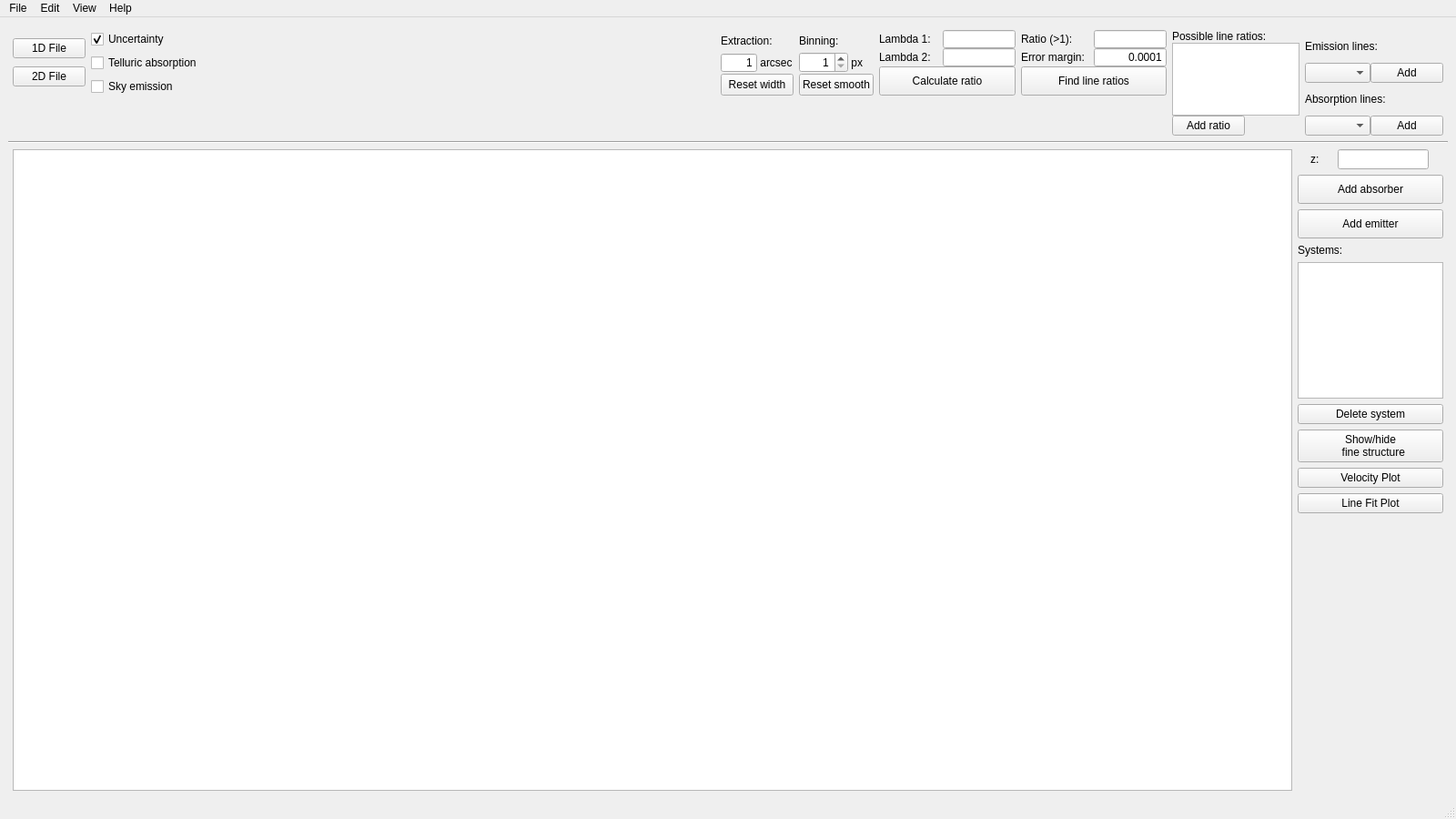
<?xml version="1.0" encoding="UTF-8"?>
<ui version="4.0">
 <class>MainWindow</class>
 <widget class="QMainWindow" name="MainWindow">
  <property name="geometry">
   <rect>
    <x>0</x>
    <y>0</y>
    <width>1600</width>
    <height>900</height>
   </rect>
  </property>
  <property name="windowTitle">
   <string>zHunter</string>
  </property>
  <widget class="QWidget" name="centralwidget">
   <property name="minimumSize">
    <size>
     <width>1300</width>
     <height>380</height>
    </size>
   </property>
   <layout class="QVBoxLayout" name="verticalLayout_11">
    <item>
     <layout class="QGridLayout" name="gridLayout_3">
      <property name="leftMargin">
       <number>5</number>
      </property>
      <property name="topMargin">
       <number>5</number>
      </property>
      <property name="rightMargin">
       <number>5</number>
      </property>
      <item row="0" column="5">
       <layout class="QVBoxLayout" name="verticalLayout_2">
        <property name="spacing">
         <number>0</number>
        </property>
        <item>
         <layout class="QHBoxLayout" name="horizontalLayout_6">
          <item>
           <widget class="QLabel" name="label_wvlg_1">
            <property name="sizePolicy">
             <sizepolicy hsizetype="Fixed" vsizetype="Preferred">
              <horstretch>0</horstretch>
              <verstretch>0</verstretch>
             </sizepolicy>
            </property>
            <property name="minimumSize">
             <size>
              <width>70</width>
              <height>20</height>
             </size>
            </property>
            <property name="maximumSize">
             <size>
              <width>70</width>
              <height>30</height>
             </size>
            </property>
            <property name="text">
             <string>Lambda 1:</string>
            </property>
           </widget>
          </item>
          <item>
           <widget class="QLineEdit" name="txb_wvlg1">
            <property name="sizePolicy">
             <sizepolicy hsizetype="Fixed" vsizetype="Preferred">
              <horstretch>0</horstretch>
              <verstretch>0</verstretch>
             </sizepolicy>
            </property>
            <property name="minimumSize">
             <size>
              <width>80</width>
              <height>20</height>
             </size>
            </property>
            <property name="maximumSize">
             <size>
              <width>80</width>
              <height>20</height>
             </size>
            </property>
            <property name="text">
             <string/>
            </property>
            <property name="alignment">
             <set>Qt::AlignLeading|Qt::AlignLeft|Qt::AlignVCenter</set>
            </property>
           </widget>
          </item>
         </layout>
        </item>
        <item>
         <layout class="QHBoxLayout" name="horizontalLayout_8">
          <item>
           <widget class="QLabel" name="label_wvlg_2">
            <property name="sizePolicy">
             <sizepolicy hsizetype="Fixed" vsizetype="Preferred">
              <horstretch>0</horstretch>
              <verstretch>0</verstretch>
             </sizepolicy>
            </property>
            <property name="minimumSize">
             <size>
              <width>70</width>
              <height>20</height>
             </size>
            </property>
            <property name="maximumSize">
             <size>
              <width>70</width>
              <height>30</height>
             </size>
            </property>
            <property name="text">
             <string>Lambda 2:</string>
            </property>
           </widget>
          </item>
          <item>
           <widget class="QLineEdit" name="txb_wvlg2">
            <property name="enabled">
             <bool>true</bool>
            </property>
            <property name="sizePolicy">
             <sizepolicy hsizetype="Fixed" vsizetype="Preferred">
              <horstretch>0</horstretch>
              <verstretch>0</verstretch>
             </sizepolicy>
            </property>
            <property name="minimumSize">
             <size>
              <width>80</width>
              <height>20</height>
             </size>
            </property>
            <property name="maximumSize">
             <size>
              <width>80</width>
              <height>20</height>
             </size>
            </property>
            <property name="text">
             <string/>
            </property>
           </widget>
          </item>
         </layout>
        </item>
        <item>
         <widget class="QPushButton" name="ratio_btn">
          <property name="sizePolicy">
           <sizepolicy hsizetype="Fixed" vsizetype="Fixed">
            <horstretch>0</horstretch>
            <verstretch>0</verstretch>
           </sizepolicy>
          </property>
          <property name="minimumSize">
           <size>
            <width>0</width>
            <height>0</height>
           </size>
          </property>
          <property name="maximumSize">
           <size>
            <width>200</width>
            <height>32</height>
           </size>
          </property>
          <property name="cursor">
           <cursorShape>PointingHandCursor</cursorShape>
          </property>
          <property name="text">
           <string>Calculate ratio</string>
          </property>
         </widget>
        </item>
       </layout>
      </item>
      <item row="0" column="7" rowspan="2">
       <layout class="QVBoxLayout" name="verticalLayout_8">
        <property name="spacing">
         <number>0</number>
        </property>
        <property name="sizeConstraint">
         <enum>QLayout::SetFixedSize</enum>
        </property>
        <item>
         <widget class="QLabel" name="label_poss_ratio">
          <property name="sizePolicy">
           <sizepolicy hsizetype="Fixed" vsizetype="Preferred">
            <horstretch>0</horstretch>
            <verstretch>0</verstretch>
           </sizepolicy>
          </property>
          <property name="text">
           <string>Possible line ratios:</string>
          </property>
         </widget>
        </item>
        <item>
         <widget class="QListWidget" name="ratio_name_list">
          <property name="sizePolicy">
           <sizepolicy hsizetype="Fixed" vsizetype="Fixed">
            <horstretch>0</horstretch>
            <verstretch>0</verstretch>
           </sizepolicy>
          </property>
          <property name="minimumSize">
           <size>
            <width>140</width>
            <height>20</height>
           </size>
          </property>
          <property name="maximumSize">
           <size>
            <width>140</width>
            <height>80</height>
           </size>
          </property>
         </widget>
        </item>
        <item>
         <widget class="QPushButton" name="add_ratio_btn">
          <property name="sizePolicy">
           <sizepolicy hsizetype="Fixed" vsizetype="Fixed">
            <horstretch>0</horstretch>
            <verstretch>0</verstretch>
           </sizepolicy>
          </property>
          <property name="maximumSize">
           <size>
            <width>16777215</width>
            <height>32</height>
           </size>
          </property>
          <property name="cursor">
           <cursorShape>PointingHandCursor</cursorShape>
          </property>
          <property name="text">
           <string>Add ratio</string>
          </property>
         </widget>
        </item>
       </layout>
      </item>
      <item row="0" column="6">
       <layout class="QVBoxLayout" name="verticalLayout">
        <property name="spacing">
         <number>0</number>
        </property>
        <item>
         <layout class="QHBoxLayout" name="horizontalLayout_5">
          <item>
           <widget class="QLabel" name="label_ratio">
            <property name="sizePolicy">
             <sizepolicy hsizetype="Fixed" vsizetype="Preferred">
              <horstretch>0</horstretch>
              <verstretch>0</verstretch>
             </sizepolicy>
            </property>
            <property name="minimumSize">
             <size>
              <width>80</width>
              <height>20</height>
             </size>
            </property>
            <property name="maximumSize">
             <size>
              <width>80</width>
              <height>30</height>
             </size>
            </property>
            <property name="text">
             <string>Ratio (&gt;1):</string>
            </property>
           </widget>
          </item>
          <item>
           <widget class="QLineEdit" name="txb_ratio">
            <property name="enabled">
             <bool>true</bool>
            </property>
            <property name="sizePolicy">
             <sizepolicy hsizetype="Minimum" vsizetype="Fixed">
              <horstretch>0</horstretch>
              <verstretch>0</verstretch>
             </sizepolicy>
            </property>
            <property name="minimumSize">
             <size>
              <width>80</width>
              <height>20</height>
             </size>
            </property>
            <property name="maximumSize">
             <size>
              <width>80</width>
              <height>20</height>
             </size>
            </property>
            <property name="text">
             <string/>
            </property>
            <property name="frame">
             <bool>true</bool>
            </property>
            <property name="cursorPosition">
             <number>0</number>
            </property>
            <property name="alignment">
             <set>Qt::AlignRight|Qt::AlignTrailing|Qt::AlignVCenter</set>
            </property>
            <property name="readOnly">
             <bool>false</bool>
            </property>
            <property name="placeholderText">
             <string/>
            </property>
            <property name="clearButtonEnabled">
             <bool>false</bool>
            </property>
           </widget>
          </item>
         </layout>
        </item>
        <item>
         <layout class="QHBoxLayout" name="horizontalLayout_7">
          <item>
           <widget class="QLabel" name="label">
            <property name="sizePolicy">
             <sizepolicy hsizetype="Fixed" vsizetype="Preferred">
              <horstretch>0</horstretch>
              <verstretch>0</verstretch>
             </sizepolicy>
            </property>
            <property name="minimumSize">
             <size>
              <width>80</width>
              <height>20</height>
             </size>
            </property>
            <property name="maximumSize">
             <size>
              <width>80</width>
              <height>30</height>
             </size>
            </property>
            <property name="text">
             <string>Error margin:</string>
            </property>
           </widget>
          </item>
          <item>
           <widget class="QLineEdit" name="txb_ratio_error_margin">
            <property name="sizePolicy">
             <sizepolicy hsizetype="Minimum" vsizetype="Fixed">
              <horstretch>0</horstretch>
              <verstretch>0</verstretch>
             </sizepolicy>
            </property>
            <property name="minimumSize">
             <size>
              <width>80</width>
              <height>20</height>
             </size>
            </property>
            <property name="maximumSize">
             <size>
              <width>80</width>
              <height>20</height>
             </size>
            </property>
            <property name="text">
             <string>0.0001</string>
            </property>
            <property name="alignment">
             <set>Qt::AlignRight|Qt::AlignTrailing|Qt::AlignVCenter</set>
            </property>
            <property name="clearButtonEnabled">
             <bool>false</bool>
            </property>
           </widget>
          </item>
         </layout>
        </item>
        <item>
         <widget class="QPushButton" name="find_line_ratios_btn">
          <property name="sizePolicy">
           <sizepolicy hsizetype="Fixed" vsizetype="Fixed">
            <horstretch>0</horstretch>
            <verstretch>0</verstretch>
           </sizepolicy>
          </property>
          <property name="maximumSize">
           <size>
            <width>200</width>
            <height>32</height>
           </size>
          </property>
          <property name="cursor">
           <cursorShape>PointingHandCursor</cursorShape>
          </property>
          <property name="text">
           <string>Find line ratios</string>
          </property>
         </widget>
        </item>
       </layout>
      </item>
      <item row="0" column="8" rowspan="2">
       <layout class="QVBoxLayout" name="verticalLayout_9">
        <property name="spacing">
         <number>0</number>
        </property>
        <item>
         <layout class="QGridLayout" name="gridLayout_2">
          <property name="verticalSpacing">
           <number>0</number>
          </property>
          <item row="0" column="0" colspan="2">
           <widget class="QLabel" name="label_em_line">
            <property name="sizePolicy">
             <sizepolicy hsizetype="Fixed" vsizetype="Preferred">
              <horstretch>0</horstretch>
              <verstretch>0</verstretch>
             </sizepolicy>
            </property>
            <property name="text">
             <string>Emission lines:</string>
            </property>
           </widget>
          </item>
          <item row="1" column="0">
           <widget class="QComboBox" name="cbb_em_line"/>
          </item>
          <item row="1" column="1">
           <widget class="QPushButton" name="add_em_line_btn">
            <property name="sizePolicy">
             <sizepolicy hsizetype="Fixed" vsizetype="Fixed">
              <horstretch>0</horstretch>
              <verstretch>0</verstretch>
             </sizepolicy>
            </property>
            <property name="maximumSize">
             <size>
              <width>16777215</width>
              <height>32</height>
             </size>
            </property>
            <property name="cursor">
             <cursorShape>PointingHandCursor</cursorShape>
            </property>
            <property name="text">
             <string>Add</string>
            </property>
           </widget>
          </item>
         </layout>
        </item>
        <item>
         <layout class="QGridLayout" name="gridLayout">
          <property name="horizontalSpacing">
           <number>-1</number>
          </property>
          <property name="verticalSpacing">
           <number>0</number>
          </property>
          <item row="0" column="0" colspan="2">
           <widget class="QLabel" name="label_em_line_2">
            <property name="sizePolicy">
             <sizepolicy hsizetype="Fixed" vsizetype="Preferred">
              <horstretch>0</horstretch>
              <verstretch>0</verstretch>
             </sizepolicy>
            </property>
            <property name="text">
             <string>Absorption lines:</string>
            </property>
           </widget>
          </item>
          <item row="1" column="0">
           <widget class="QComboBox" name="cbb_abs_line"/>
          </item>
          <item row="1" column="1">
           <widget class="QPushButton" name="add_abs_line_btn">
            <property name="sizePolicy">
             <sizepolicy hsizetype="Fixed" vsizetype="Fixed">
              <horstretch>0</horstretch>
              <verstretch>0</verstretch>
             </sizepolicy>
            </property>
            <property name="maximumSize">
             <size>
              <width>16777215</width>
              <height>32</height>
             </size>
            </property>
            <property name="cursor">
             <cursorShape>PointingHandCursor</cursorShape>
            </property>
            <property name="text">
             <string>Add</string>
            </property>
           </widget>
          </item>
         </layout>
        </item>
       </layout>
      </item>
      <item row="0" column="0">
       <layout class="QVBoxLayout" name="verticalLayout_7">
        <property name="spacing">
         <number>0</number>
        </property>
        <item>
         <widget class="QPushButton" name="file_1D_btn">
          <property name="cursor">
           <cursorShape>PointingHandCursor</cursorShape>
          </property>
          <property name="text">
           <string>1D File</string>
          </property>
         </widget>
        </item>
        <item>
         <widget class="QPushButton" name="file_2D_btn">
          <property name="cursor">
           <cursorShape>PointingHandCursor</cursorShape>
          </property>
          <property name="text">
           <string>2D File</string>
          </property>
         </widget>
        </item>
       </layout>
      </item>
      <item row="0" column="1">
       <layout class="QVBoxLayout" name="verticalLayout_6">
        <item>
         <widget class="QCheckBox" name="show_uncertainty_chb">
          <property name="text">
           <string>Uncertainty</string>
          </property>
          <property name="checked">
           <bool>true</bool>
          </property>
         </widget>
        </item>
        <item>
         <widget class="QCheckBox" name="telluric_chb">
          <property name="text">
           <string>Telluric absorption</string>
          </property>
          <property name="checked">
           <bool>false</bool>
          </property>
         </widget>
        </item>
        <item>
         <widget class="QCheckBox" name="sky_bkg_chb">
          <property name="text">
           <string>Sky emission</string>
          </property>
          <property name="checked">
           <bool>false</bool>
          </property>
         </widget>
        </item>
       </layout>
      </item>
      <item row="0" column="2">
       <spacer name="horizontalSpacer_2">
        <property name="orientation">
         <enum>Qt::Horizontal</enum>
        </property>
        <property name="sizeType">
         <enum>QSizePolicy::MinimumExpanding</enum>
        </property>
        <property name="sizeHint" stdset="0">
         <size>
          <width>18</width>
          <height>20</height>
         </size>
        </property>
       </spacer>
      </item>
      <item row="0" column="3">
       <layout class="QVBoxLayout" name="verticalLayout_4">
        <property name="spacing">
         <number>0</number>
        </property>
        <item>
         <widget class="QLabel" name="label_extraction">
          <property name="sizePolicy">
           <sizepolicy hsizetype="MinimumExpanding" vsizetype="Preferred">
            <horstretch>0</horstretch>
            <verstretch>0</verstretch>
           </sizepolicy>
          </property>
          <property name="minimumSize">
           <size>
            <width>70</width>
            <height>20</height>
           </size>
          </property>
          <property name="maximumSize">
           <size>
            <width>80</width>
            <height>30</height>
           </size>
          </property>
          <property name="text">
           <string>Extraction:</string>
          </property>
         </widget>
        </item>
        <item>
         <layout class="QHBoxLayout" name="horizontalLayout_2">
          <item>
           <widget class="QLineEdit" name="txb_spat_ext_width">
            <property name="sizePolicy">
             <sizepolicy hsizetype="Fixed" vsizetype="Fixed">
              <horstretch>0</horstretch>
              <verstretch>0</verstretch>
             </sizepolicy>
            </property>
            <property name="maximumSize">
             <size>
              <width>40</width>
              <height>20</height>
             </size>
            </property>
            <property name="text">
             <string>1</string>
            </property>
            <property name="alignment">
             <set>Qt::AlignRight|Qt::AlignTrailing|Qt::AlignVCenter</set>
            </property>
           </widget>
          </item>
          <item>
           <widget class="QLabel" name="label_extraction_width_unit">
            <property name="text">
             <string> arcsec</string>
            </property>
           </widget>
          </item>
         </layout>
        </item>
        <item>
         <widget class="QPushButton" name="reset_width_btn">
          <property name="sizePolicy">
           <sizepolicy hsizetype="Fixed" vsizetype="Fixed">
            <horstretch>0</horstretch>
            <verstretch>0</verstretch>
           </sizepolicy>
          </property>
          <property name="maximumSize">
           <size>
            <width>16777215</width>
            <height>32</height>
           </size>
          </property>
          <property name="cursor">
           <cursorShape>PointingHandCursor</cursorShape>
          </property>
          <property name="text">
           <string>Reset width</string>
          </property>
         </widget>
        </item>
       </layout>
      </item>
      <item row="0" column="4">
       <layout class="QVBoxLayout" name="verticalLayout_3">
        <property name="spacing">
         <number>0</number>
        </property>
        <item>
         <widget class="QLabel" name="label_smooth">
          <property name="sizePolicy">
           <sizepolicy hsizetype="MinimumExpanding" vsizetype="Preferred">
            <horstretch>0</horstretch>
            <verstretch>0</verstretch>
           </sizepolicy>
          </property>
          <property name="minimumSize">
           <size>
            <width>70</width>
            <height>20</height>
           </size>
          </property>
          <property name="maximumSize">
           <size>
            <width>80</width>
            <height>30</height>
           </size>
          </property>
          <property name="text">
           <string>Binning:</string>
          </property>
         </widget>
        </item>
        <item>
         <layout class="QHBoxLayout" name="horizontalLayout_3">
          <item>
           <widget class="QSpinBox" name="spb_bin">
            <property name="alignment">
             <set>Qt::AlignRight|Qt::AlignTrailing|Qt::AlignVCenter</set>
            </property>
            <property name="minimum">
             <number>1</number>
            </property>
            <property name="maximum">
             <number>1000</number>
            </property>
           </widget>
          </item>
          <item>
           <widget class="QLabel" name="label_smooth_unit">
            <property name="text">
             <string> px</string>
            </property>
           </widget>
          </item>
         </layout>
        </item>
        <item>
         <widget class="QPushButton" name="reset_smooth_btn">
          <property name="sizePolicy">
           <sizepolicy hsizetype="Fixed" vsizetype="Fixed">
            <horstretch>0</horstretch>
            <verstretch>0</verstretch>
           </sizepolicy>
          </property>
          <property name="maximumSize">
           <size>
            <width>16777215</width>
            <height>32</height>
           </size>
          </property>
          <property name="cursor">
           <cursorShape>PointingHandCursor</cursorShape>
          </property>
          <property name="text">
           <string>Reset smooth</string>
          </property>
         </widget>
        </item>
       </layout>
      </item>
     </layout>
    </item>
    <item>
     <widget class="Line" name="line_3">
      <property name="orientation">
       <enum>Qt::Horizontal</enum>
      </property>
     </widget>
    </item>
    <item>
     <layout class="QHBoxLayout" name="horizontalLayout_4">
      <property name="leftMargin">
       <number>5</number>
      </property>
      <property name="rightMargin">
       <number>5</number>
      </property>
      <item>
       <widget class="MainGraphicsWidget" name="graphLayout">
        <property name="minimumSize">
         <size>
          <width>400</width>
          <height>300</height>
         </size>
        </property>
       </widget>
      </item>
      <item>
       <layout class="QVBoxLayout" name="verticalLayout_10">
        <item>
         <layout class="QHBoxLayout" name="horizontalLayout">
          <item>
           <widget class="QLabel" name="label_z">
            <property name="sizePolicy">
             <sizepolicy hsizetype="Fixed" vsizetype="Preferred">
              <horstretch>0</horstretch>
              <verstretch>0</verstretch>
             </sizepolicy>
            </property>
            <property name="text">
             <string>z:</string>
            </property>
           </widget>
          </item>
          <item>
           <widget class="QLineEdit" name="txb_z">
            <property name="sizePolicy">
             <sizepolicy hsizetype="Minimum" vsizetype="Fixed">
              <horstretch>0</horstretch>
              <verstretch>0</verstretch>
             </sizepolicy>
            </property>
            <property name="maximumSize">
             <size>
              <width>100</width>
              <height>16777215</height>
             </size>
            </property>
           </widget>
          </item>
         </layout>
        </item>
        <item>
         <widget class="QPushButton" name="add_abs_btn">
          <property name="sizePolicy">
           <sizepolicy hsizetype="Minimum" vsizetype="Maximum">
            <horstretch>0</horstretch>
            <verstretch>0</verstretch>
           </sizepolicy>
          </property>
          <property name="minimumSize">
           <size>
            <width>110</width>
            <height>32</height>
           </size>
          </property>
          <property name="cursor">
           <cursorShape>PointingHandCursor</cursorShape>
          </property>
          <property name="text">
           <string>Add absorber</string>
          </property>
         </widget>
        </item>
        <item>
         <widget class="QPushButton" name="add_em_btn">
          <property name="sizePolicy">
           <sizepolicy hsizetype="Minimum" vsizetype="Fixed">
            <horstretch>0</horstretch>
            <verstretch>0</verstretch>
           </sizepolicy>
          </property>
          <property name="minimumSize">
           <size>
            <width>100</width>
            <height>32</height>
           </size>
          </property>
          <property name="cursor">
           <cursorShape>PointingHandCursor</cursorShape>
          </property>
          <property name="text">
           <string>Add emitter</string>
          </property>
         </widget>
        </item>
        <item>
         <widget class="QLabel" name="label_abs_list">
          <property name="sizePolicy">
           <sizepolicy hsizetype="Fixed" vsizetype="Preferred">
            <horstretch>0</horstretch>
            <verstretch>0</verstretch>
           </sizepolicy>
          </property>
          <property name="text">
           <string>Systems:</string>
          </property>
         </widget>
        </item>
        <item>
         <widget class="QListView" name="specsysView">
          <property name="sizePolicy">
           <sizepolicy hsizetype="Fixed" vsizetype="MinimumExpanding">
            <horstretch>0</horstretch>
            <verstretch>0</verstretch>
           </sizepolicy>
          </property>
          <property name="minimumSize">
           <size>
            <width>140</width>
            <height>50</height>
           </size>
          </property>
          <property name="maximumSize">
           <size>
            <width>160</width>
            <height>150</height>
           </size>
          </property>
          <property name="autoFillBackground">
           <bool>false</bool>
          </property>
         </widget>
        </item>
        <item>
         <widget class="QPushButton" name="del_specsys_btn">
          <property name="sizePolicy">
           <sizepolicy hsizetype="Minimum" vsizetype="Fixed">
            <horstretch>0</horstretch>
            <verstretch>0</verstretch>
           </sizepolicy>
          </property>
          <property name="cursor">
           <cursorShape>PointingHandCursor</cursorShape>
          </property>
          <property name="text">
           <string>Delete system</string>
          </property>
         </widget>
        </item>
        <item>
         <widget class="QPushButton" name="fine_structure_btn">
          <property name="sizePolicy">
           <sizepolicy hsizetype="Minimum" vsizetype="Fixed">
            <horstretch>0</horstretch>
            <verstretch>0</verstretch>
           </sizepolicy>
          </property>
          <property name="maximumSize">
           <size>
            <width>16777215</width>
            <height>64</height>
           </size>
          </property>
          <property name="cursor">
           <cursorShape>PointingHandCursor</cursorShape>
          </property>
          <property name="text">
           <string>Show/hide 
  fine structure</string>
          </property>
         </widget>
        </item>
        <item>
         <widget class="QPushButton" name="velocity_plot_btn">
          <property name="sizePolicy">
           <sizepolicy hsizetype="Minimum" vsizetype="Fixed">
            <horstretch>0</horstretch>
            <verstretch>0</verstretch>
           </sizepolicy>
          </property>
          <property name="cursor">
           <cursorShape>PointingHandCursor</cursorShape>
          </property>
          <property name="text">
           <string>Velocity Plot</string>
          </property>
         </widget>
        </item>
        <item>
         <widget class="QPushButton" name="line_fit_plot_btn">
          <property name="cursor">
           <cursorShape>PointingHandCursor</cursorShape>
          </property>
          <property name="text">
           <string>Line Fit Plot</string>
          </property>
         </widget>
        </item>
        <item>
         <spacer name="verticalSpacer">
          <property name="orientation">
           <enum>Qt::Vertical</enum>
          </property>
          <property name="sizeHint" stdset="0">
           <size>
            <width>20</width>
            <height>18</height>
           </size>
          </property>
         </spacer>
        </item>
       </layout>
      </item>
     </layout>
    </item>
   </layout>
  </widget>
  <widget class="QMenuBar" name="menubar">
   <property name="geometry">
    <rect>
     <x>0</x>
     <y>0</y>
     <width>1600</width>
     <height>24</height>
    </rect>
   </property>
   <widget class="QMenu" name="menuHelp">
    <property name="title">
     <string>Help</string>
    </property>
    <addaction name="actionKey_Bindings"/>
    <addaction name="actionDocumentation"/>
   </widget>
   <widget class="QMenu" name="menuEdit">
    <property name="title">
     <string>Edit</string>
    </property>
    <widget class="QMenu" name="menuWavelength_correction">
     <property name="title">
      <string>Wavelength correction</string>
     </property>
     <addaction name="action_to_vacuum"/>
     <addaction name="actionTo_air"/>
     <addaction name="actionHeliocentric"/>
     <addaction name="actionBarycentric"/>
    </widget>
    <addaction name="menuWavelength_correction"/>
    <addaction name="actionUnits"/>
    <addaction name="actionSmoothing"/>
    <addaction name="actionWavelength_correction"/>
   </widget>
   <widget class="QMenu" name="menuView">
    <property name="title">
     <string>View</string>
    </property>
    <addaction name="actionShow_error"/>
    <addaction name="actionShow_telluric_absorption"/>
    <addaction name="actionShow_sky_emission"/>
   </widget>
   <widget class="QMenu" name="menuFile">
    <property name="title">
     <string>File</string>
    </property>
    <addaction name="actionOpen"/>
    <addaction name="actionOpen_2D"/>
   </widget>
   <addaction name="menuFile"/>
   <addaction name="menuEdit"/>
   <addaction name="menuView"/>
   <addaction name="menuHelp"/>
  </widget>
  <widget class="QStatusBar" name="statusbar"/>
  <action name="actionKey_Bindings">
   <property name="text">
    <string>Key Bindings</string>
   </property>
   <property name="shortcut">
    <string>H</string>
   </property>
  </action>
  <action name="action_to_vacuum">
   <property name="text">
    <string>To vacuum</string>
   </property>
  </action>
  <action name="actionTo_air">
   <property name="text">
    <string>To air</string>
   </property>
  </action>
  <action name="actionHeliocentric">
   <property name="text">
    <string>Heliocentric</string>
   </property>
  </action>
  <action name="actionBarycentric">
   <property name="text">
    <string>Barycentric</string>
   </property>
  </action>
  <action name="actionShow_error">
   <property name="checkable">
    <bool>true</bool>
   </property>
   <property name="checked">
    <bool>true</bool>
   </property>
   <property name="text">
    <string>Show uncertainty</string>
   </property>
  </action>
  <action name="actionShow_telluric_absorption">
   <property name="checkable">
    <bool>true</bool>
   </property>
   <property name="text">
    <string>Show telluric absorption</string>
   </property>
  </action>
  <action name="actionShow_sky_emission">
   <property name="checkable">
    <bool>true</bool>
   </property>
   <property name="text">
    <string>Show sky emission</string>
   </property>
  </action>
  <action name="actionOpen">
   <property name="text">
    <string>Open 1D</string>
   </property>
   <property name="statusTip">
    <string extracomment="Open 1D spectrum"/>
   </property>
   <property name="shortcut">
    <string>Ctrl+O</string>
   </property>
  </action>
  <action name="actionOpen_2D">
   <property name="text">
    <string>Open 2D</string>
   </property>
   <property name="statusTip">
    <string extracomment="Open 2D fits spectrum"/>
   </property>
   <property name="shortcut">
    <string>Ctrl+Shift+O</string>
   </property>
  </action>
  <action name="actionDocumentation">
   <property name="text">
    <string>Documentation</string>
   </property>
  </action>
  <action name="actionUnits">
   <property name="text">
    <string>Units</string>
   </property>
   <property name="statusTip">
    <string extracomment="Open units menu"/>
   </property>
  </action>
  <action name="actionSmoothing">
   <property name="text">
    <string>Smoothing</string>
   </property>
   <property name="statusTip">
    <string extracomment="Open smoothing menu"/>
   </property>
  </action>
  <action name="actionWavelength_correction">
   <property name="text">
    <string>Wavelength correction</string>
   </property>
   <property name="statusTip">
    <string extracomment="Open wavelength correction menu"/>
   </property>
  </action>
 </widget>
 <customwidgets>
  <customwidget>
   <class>MainGraphicsWidget</class>
   <extends>QGraphicsView</extends>
   <header>zhunter.MainGraphicsWidget</header>
  </customwidget>
 </customwidgets>
 <resources/>
 <connections>
  <connection>
   <sender>ratio_btn</sender>
   <signal>released()</signal>
   <receiver>txb_ratio</receiver>
   <slot>update()</slot>
   <hints>
    <hint type="sourcelabel">
     <x>834</x>
     <y>213</y>
    </hint>
    <hint type="destinationlabel">
     <x>855</x>
     <y>257</y>
    </hint>
   </hints>
  </connection>
 </connections>
</ui>
